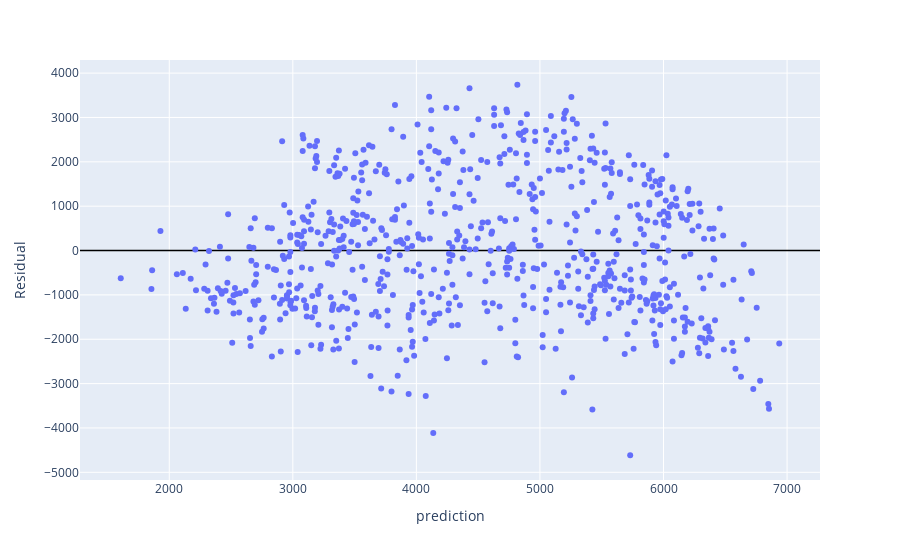

The notebook cell saved with this chart:
### Code cell
# Save the predicted values to the data frame
DF_model1['prediction'] = LM.predict(X)
DF_model1['Residual']=DF_model1['cnt']-DF_model1['prediction']
# Plot the results
fig = px.scatter(DF_model1,x='prediction',y='Residual')

fig.update_layout(yaxis=dict(zeroline=True, zerolinewidth=1.5, zerolinecolor='black'))

#fig.add_trace(
#    px.line(DF_model1, x='raw_temp', y='prediction',color_discrete_sequence=['black']).data[0]
#)

fig.show()

### Figure 1 — Plotly figure (JSON) as saved in the notebook; plotly's stock layout.template omitted (floating-point values rounded to 4 significant figures; data arrays with more than 128 entries replaced by an {"elided": "..."} marker saying what was removed)
{"data": [{"hovertemplate": "prediction=%{x}<br>Residual=%{y}<extra></extra>", "legendgroup": "", "marker": {"color": "#636efa", "symbol": "circle"}, "mode": "markers", "name": "", "orientation": "v", "showlegend": false, "type": "scatter", "x": {"elided": "731 float values"}, "xaxis": "x", "y": {"elided": "731 float values"}, "yaxis": "y"}], "layout": {"autosize": true, "legend": {"tracegroupgap": 0}, "margin": {"t": 60}, "xaxis": {"anchor": "y", "autorange": true, "domain": [0, 1], "range": [1269.0, 7275.0], "title": {"text": "prediction"}, "type": "linear"}, "yaxis": {"anchor": "x", "autorange": true, "domain": [0, 1], "range": [-5262.0, 4385.0], "title": {"text": "Residual"}, "type": "linear", "zeroline": true, "zerolinecolor": "black", "zerolinewidth": 1.5}}}
